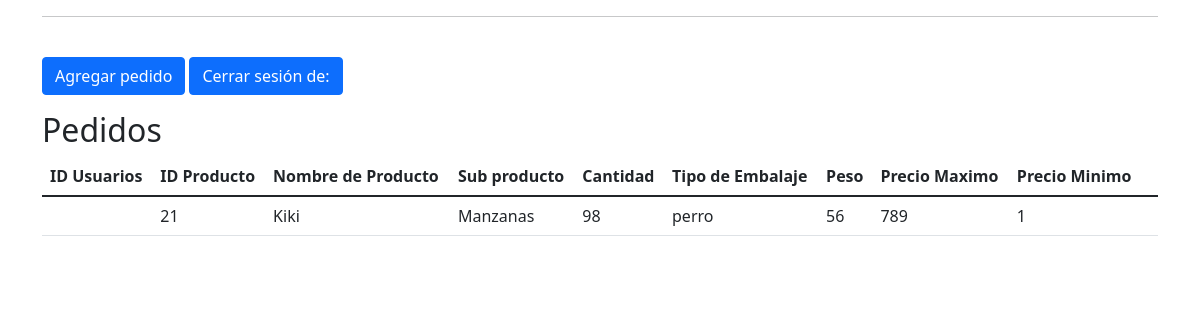
The app's page /inicio_crud.php, older data.
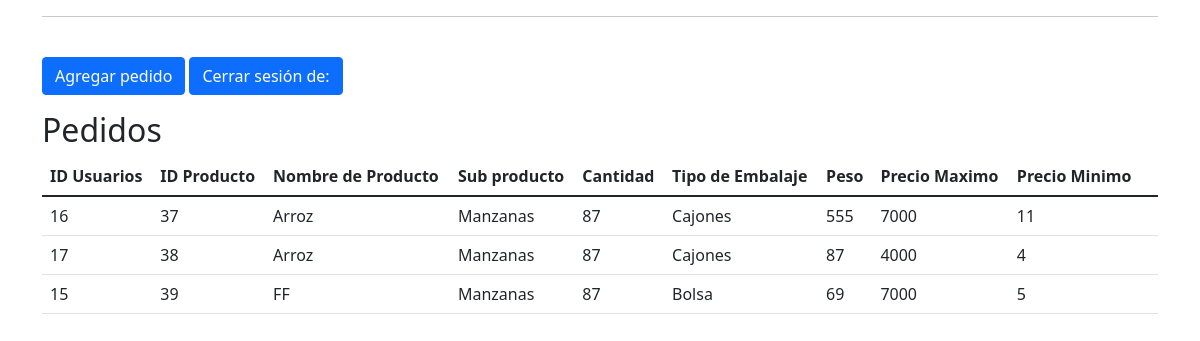
The same page, newer data.
### tables this page shows
CREATE TABLE `productos` (
  `id_producto` int(10) NOT NULL,
  `id_usuario` int(11) NOT NULL,
  `producto_nombre` varchar(20) DEFAULT NULL,
  `sub_producto` varchar(20) DEFAULT NULL,
  `cantidad` int(10) DEFAULT NULL,
  `tipo` varchar(10) DEFAULT NULL,
  `peso` decimal(65,0) DEFAULT NULL,
  `precio_max` float DEFAULT NULL,
  `precio_min` float DEFAULT NULL
);

### funciones.php (called while the page is built, shortened)
<?php
function escapar($html){
    return htmlspecialchars($html, ENT_QUOTES | ENT_SUBSTITUTE, "UTF-8");
}

### inicio_crud.php (the view, shortened to what this page needs)
<?php
include 'funciones.php';
$error = false;
$config = include 'config.php';
try {
    $dsn ='mysql:host=' .  $config['db']['host'] . ';dbname=' . $config ['db']['name'];
    $conexion = new PDO($dsn, $config ['db']['user'], $config['db']['pass'], $config ['db']['options']);
    if($_SESSION['nivel']==1){
        $consultaSQL = "SELECT * FROM productos WHERE id_usuario=" . $_SESSION['id_usuario'];
    }else{
        $consultaSQL = "SELECT * FROM productos";
    }
    $sentencia = $conexion->prepare($consultaSQL);
    $sentencia->execute();
    $productos = $sentencia->fetchAll();
} catch (PDOException $error){
    $error = $error->getMessage();
}
    $titulo = isset($_POST['nombre_puestero']) ? 'Pedidos (' . $_POST['nombre_puestero'] . ')' : 'Pedidos';
?>
<?php include "templates/header.php"; ?>
<div class="container">
    <div class="row">
        <div class="col-md-12">
            <hr>
            <a href="crear.php" class="btn btn-primary mt-4">Agregar pedido</a>
            <a href="logout.php" class="btn btn-primary mt-4">Cerrar sesión de: <?php echo $_SESSION['nombre'] ?></a>
        </div>
    </div>
</div>
<div class="container">
    <div class="row">
        <div class="col-md-12">
            <h2 class="mt-3"><?=$titulo ?></h2>
            <table class="table">
                <thead>
                    <tr>
                        <th>ID Usuarios</th>
                        <th>ID Producto</th>
                        <th>Nombre de Producto</th>
                        <th>Sub producto</th>
                        <th>Cantidad</th>
                        <th>Tipo de Embalaje</th>
                        <th>Peso</th>
                        <th>Precio Maximo</th>
                        <th>Precio Minimo</th>
                    </tr>
                </thead>
                <tbody>
                    <?php
                    if ($productos && $sentencia ->rowCount() > 0){
                        foreach ($productos as $fila) {
                            ?>
                            <tr>
                                <td><?php echo escapar ($fila['id_usuario']); ?></td>
                                <td><?php echo escapar ($fila['id_producto']); ?></td>
                                <td><?php echo escapar ($fila['producto_nombre']); ?></td>
                                <td><?php echo escapar ($fila['sub_producto']); ?></td>
                                <td><?php echo escapar ($fila['cantidad']); ?></td>
                                <td><?php echo escapar ($fila['tipo']); ?></td>
                                <td><?php echo escapar ($fila['peso']); ?></td>
                                <td><?php echo escapar ($fila['precio_max']); ?></td>
                                <td><?php echo escapar ($fila['precio_min']); ?></td>
                                <td>
                            <?php
                }
            }
                    ?>
                </tbody>
            </table>
        </div>
    </div>
</div>
<?php include "templates/footer.php"; ?>

### templates/header.php (shortened to what this page needs)
<html lang="es">
<head>
    <link rel="stylesheet" href="bootstrap/css/bootstrap.min.css"/>
</head>
<body>
</body>
</html>

### templates/footer.php
</body>
</html>

Row changes from the older to the newer data that the page shows:
removed productos: id_producto "21", producto_nombre "Kiki", sub_producto "Manzanas", cantidad "98", tipo "perro", peso "56", precio_max "789", precio_min "1"
added productos: id_usuario "16", id_producto "37", producto_nombre "Arroz", sub_producto "Manzanas", cantidad "87", tipo "Cajones", peso "555", precio_max "7000", precio_min "11"
added productos: id_usuario "17", id_producto "38", producto_nombre "Arroz", sub_producto "Manzanas", cantidad "87", tipo "Cajones", peso "87", precio_max "4000", precio_min "4"
added productos: id_usuario "15", id_producto "39", producto_nombre "FF", sub_producto "Manzanas", cantidad "87", tipo "Bolsa", peso "69", precio_max "7000", precio_min "5"
